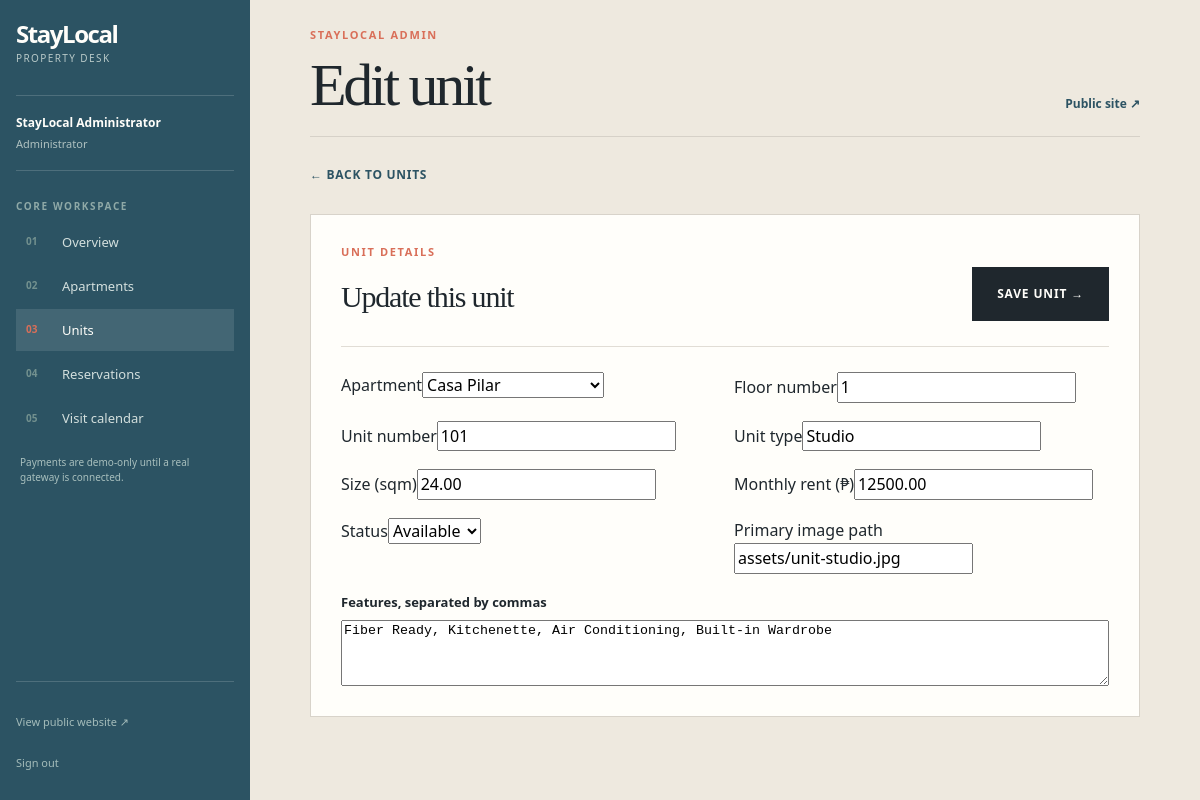
The page /admin/units.php?action=edit&id=1 (signed in) on the database its author committed.
### tables this page shows
CREATE TABLE units (
    id INT UNSIGNED NOT NULL AUTO_INCREMENT,
    apartment_id INT UNSIGNED NOT NULL,
    floor_number TINYINT UNSIGNED NOT NULL,
    unit_number VARCHAR(20) NOT NULL,
    unit_type VARCHAR(60) NOT NULL,
    size_sqm DECIMAL(6,2) NOT NULL,
    monthly_rent DECIMAL(10,2) NOT NULL,
    image_url VARCHAR(255) DEFAULT NULL,
    features TEXT DEFAULT NULL,
    status ENUM('available', 'occupied', 'reserved') NOT NULL DEFAULT 'available',
    PRIMARY KEY (id),
    UNIQUE KEY unique_apartment_unit (apartment_id, unit_number),
    INDEX idx_units_status (status),
    CONSTRAINT fk_units_apartment FOREIGN KEY (apartment_id) REFERENCES apartments(id) ON DELETE CASCADE ON UPDATE CASCADE
);

CREATE TABLE apartments (
    id INT UNSIGNED NOT NULL AUTO_INCREMENT,
    name VARCHAR(120) NOT NULL,
    area VARCHAR(100) NOT NULL,
    address VARCHAR(180) NOT NULL,
    description TEXT NOT NULL,
    pet_friendly TINYINT(1) NOT NULL DEFAULT 0,
    image_url VARCHAR(255) NOT NULL DEFAULT 'assets/feat-view.jpg',
    featured TINYINT(1) NOT NULL DEFAULT 0,
    PRIMARY KEY (id),
    INDEX idx_apartments_area (area),
    INDEX idx_apartments_pet_friendly (pet_friendly)
);

### config/database.php (called while the page is built, shortened)
<?php
function e(?string $value): string
{
    return htmlspecialchars($value ?? '', ENT_QUOTES, 'UTF-8');
}

### admin/units.php (the view, shortened to what this page needs)
<?php
require_once __DIR__ . '/../config/database.php';
$action = (string)($_GET['action'] ?? 'list');
$id = filter_input(INPUT_GET, 'id', FILTER_VALIDATE_INT) ?: 0;
$error = null;
$editing = ['id' => 0, 'apartment_id' => 0, 'floor_number' => 1, 'unit_number' => '', 'unit_type' => 'Studio', 'size_sqm' => '', 'monthly_rent' => '', 'image_url' => 'assets/unit-studio.jpg', 'features' => '', 'status' => 'available'];
try {
    $pdo = db();
    if ($action === 'edit' && $id && !$error) {
        $statement = $pdo->prepare('SELECT * FROM units WHERE id = :id LIMIT 1');
        $statement->execute(['id' => $id]);
        $editing = $statement->fetch() ?: $editing;
    }
    $apartments = $pdo->query('SELECT id, name FROM apartments ORDER BY name')->fetchAll();
} catch (Throwable $exception) {
    $dbError = 'Unable to load units. Verify the MySQL connection and schema.';
    $apartments = $units = [];
}
require __DIR__ . '/partials/header.php';
?>
<?php if ($action === 'new' || $action === 'edit'): ?>
    <div class="admin-page-actions"><a class="text-link" href="units.php">← Back to units</a></div>
    <form method="post" class="admin-form-card"><input type="hidden" name="csrf" value="<?= e(adminCsrfToken()) ?>"><input type="hidden" name="form_action" value="save"><input type="hidden" name="id" value="<?= (int)$editing['id'] ?>"><div class="admin-form-heading"><div><p class="eyebrow">UNIT DETAILS</p><h2><?= $editing['id'] ? 'Update this unit' : 'Create a new unit' ?></h2></div><button class="button button-dark" type="submit">Save unit →</button></div><div class="form-grid"><label>Apartment<select name="apartment_id" required><option value="">Choose apartment</option><?php foreach ($apartments as $apartment): ?><option value="<?= (int)$apartment['id'] ?>" <?= (int)$editing['apartment_id'] === (int)$apartment['id'] ? 'selected' : '' ?>><?= e($apartment['name']) ?></option><?php endforeach; ?></select></label><label>Floor number<input type="number" min="1" name="floor_number" required value="<?= e((string)$editing['floor_number']) ?>"></label><label>Unit number<input type="text" name="unit_number" required value="<?= e($editing['unit_number']) ?>"></label><label>Unit type<input type="text" name="unit_type" required value="<?= e($editing['unit_type']) ?>"></label><label>Size (sqm)<input type="number" min="1" step="0.01" name="size_sqm" required value="<?= e((string)$editing['size_sqm']) ?>"></label><label>Monthly rent (₱)<input type="number" min="1" step="0.01" name="monthly_rent" required value="<?= e((string)$editing['monthly_rent']) ?>"></label><label>Status<select name="status"><?php foreach (['available','occupied','reserved'] as $status): ?><option value="<?= $status ?>" <?= $editing['status'] === $status ? 'selected' : '' ?>><?= ucfirst($status) ?></option><?php endforeach; ?></select></label><label>Primary image path<input type="text" name="image_url" value="<?= e($editing['image_url']) ?>"></label></div><label class="admin-wide-label">Features, separated by commas<textarea name="features" rows="4" placeholder="Fiber Ready, Balcony, Air Conditioning"><?= e($editing['features']) ?></textarea></label></form>
<?php endif; ?>
<?php require __DIR__ . '/partials/footer.php'; ?>

### assets/style.css (style rules this page uses)
:root { --ink: #1f272d; --muted: #69757a; --paper: #f5f3ee; --white: #fffefa; --line: #d7d9d2; --blue: #2c5363; --blue-dark: #193a48; --coral: #d96f59; --gold: #d9aa3f; --moss: #64765a; --plum: #685367; --soft-blue: #dfe9e9; --soft-yellow: #f2e9ca; --shadow: 0 18px 40px rgba(31, 39, 45, .09); --sans: "Trebuchet MS", "Segoe UI", Arial, sans-serif; --display: Georgia, "Times New Roman", serif; }
* { box-sizing: border-box; }
html { scroll-behavior: smooth; }
body { margin: 0; color: var(--ink); background: var(--paper); font-family: var(--sans); font-size: 16px; line-height: 1.55; }
a { color: inherit; text-decoration: none; }
button, input, select { font: inherit; }
button { cursor: pointer; }
.eyebrow { margin: 0 0 15px; color: var(--coral); font-size: 11px; font-weight: 800; letter-spacing: .15em; line-height: 1.3; }
.button { display: inline-flex; min-height: 54px; align-items: center; justify-content: center; padding: 0 24px; border: 1px solid transparent; font-size: 12px; font-weight: 800; letter-spacing: .07em; text-transform: uppercase; transition: background .2s ease, color .2s ease, border-color .2s ease; }
.button-dark { background: var(--ink); color: var(--white); }
.text-link { display: inline-flex; gap: 10px; align-items: center; color: var(--blue); font-size: 12px; font-weight: 800; letter-spacing: .06em; text-transform: uppercase; }
.form-grid { display: grid; grid-template-columns: repeat(2, minmax(0, 1fr)); gap: 18px; }
.admin-body { min-height: 100vh; background: #eee9df; }
.admin-topbar-actions a, .admin-page-actions a { color: var(--blue); font-size: 12px; font-weight: 800; text-decoration: none; }
.panel-heading h2, .admin-form-heading h2, .admin-day-heading h2 { margin: 8px 0 0; font-family: var(--display); font-size: 30px; font-weight: 400; letter-spacing: -.04em; }
.admin-page-actions { padding: 24px 0 0; }
.admin-form-card { padding: 30px; margin-top: 28px; background: var(--white); border: 1px solid #d8d3ca; }
.admin-form-heading { display: flex; align-items: flex-end; justify-content: space-between; gap: 20px; padding-bottom: 25px; margin-bottom: 25px; border-bottom: 1px solid #e1ddd5; }
.admin-form-heading h2 { margin-bottom: 0; }
.admin-wide-label { display: flex; flex-direction: column; gap: 8px; margin-top: 18px; color: var(--ink); font-size: 13px; font-weight: 800; }
.stat-card, .admin-panel, .admin-form-card { box-shadow: none; }

### rows shown on the page
units: apartment_id "Casa Pilar", floor_number "1", unit_number "101", unit_type "Studio", size_sqm "24.00", monthly_rent "12500.00", status "Available", image_url "assets/unit-studio.jpg", features "Fiber Ready, Kitchenette, Air Conditioning, Built-in Wardrobe"

### other values the page prints
$adminName "StayLocal Administrator"
$pageTitle "Edit unit"
